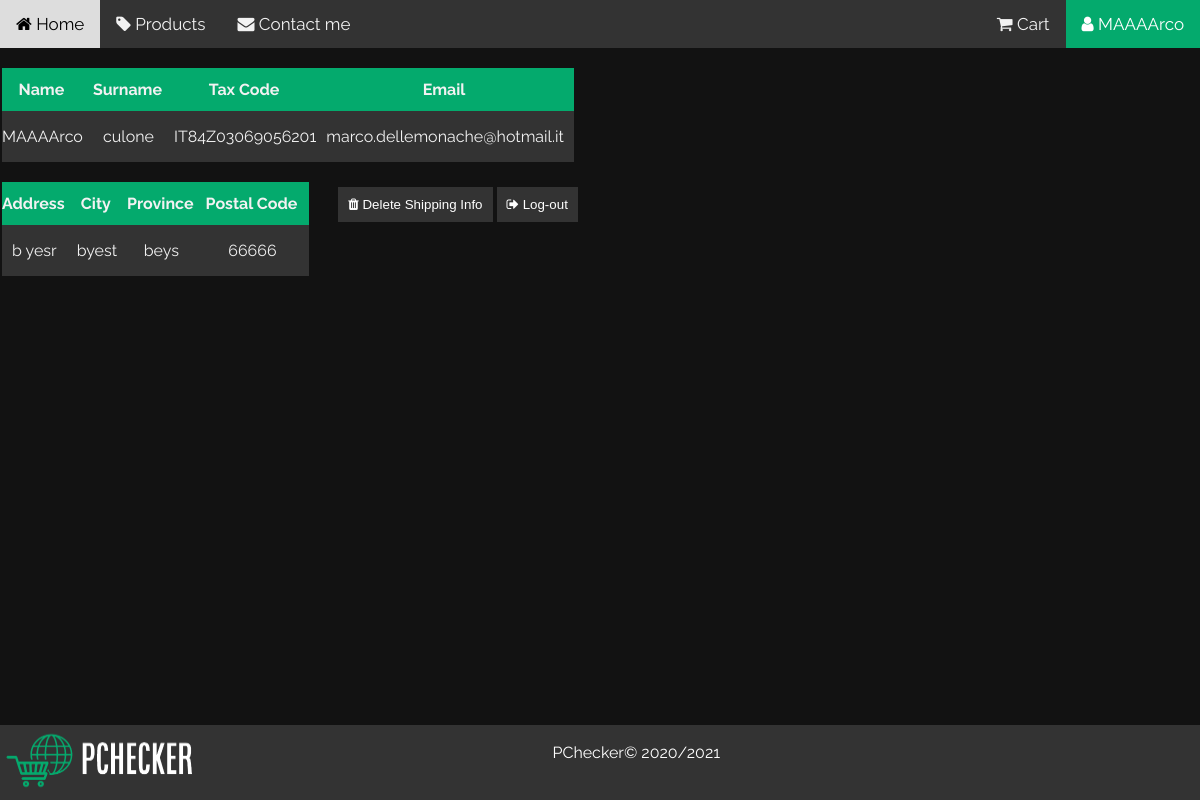
Screenshot of /PChecker/PHP/utente.php (signed in) with the database file from the repository.
### tables this page shows
CREATE TABLE IF NOT EXISTS `utente` (
  `nome` varchar(50) NOT NULL,
  `cognome` varchar(50) NOT NULL,
  `codice_fiscale` varchar(20) NOT NULL,
  `email` varchar(100) NOT NULL,
  `password` varchar(100) NOT NULL,
  `root` tinyint NOT NULL DEFAULT '0',
  PRIMARY KEY (`codice_fiscale`)
);

CREATE TABLE IF NOT EXISTS `spedizione` (
  `id` int NOT NULL AUTO_INCREMENT,
  `ID_Utente` varchar(16) NOT NULL,
  `indirizzo` varchar(100) NOT NULL,
  `città` varchar(50) NOT NULL,
  `provincia` varchar(50) NOT NULL,
  `cap` int NOT NULL,
  PRIMARY KEY (`id`),
  KEY `ID_Utente` (`ID_Utente`)
);

### PChecker/PHP/utente.php (the view, shortened to what this page needs)
<?php
$conn = mysqli_connect("localhost", "mattiascotellaro", "", "my_mattiascotellaro");
$email = $_SESSION['email'];
$fiscale = $_SESSION['fiscale'];
?>
<!DOCTYPE html>
<html lang="it">
<head>
  <link rel="stylesheet" href="../CSS/navbar.css">
  <link rel="stylesheet" href="../CSS/styles.css">
  <link rel="stylesheet" href="https://cdnjs.cloudflare.com/ajax/libs/font-awesome/4.7.0/css/font-awesome.min.css" />
</head>
<body>
  <div class="topnav">
    <a href="index.php"><i class="fa fa-home" aria-hidden="true"></i> Home</a>
    <a href="prodotti.php"><i class="fa fa-tag" aria-hidden="true"></i> Products</a>
    <a href="contatti.php"><i class="fa fa-envelope" aria-hidden="true"></i> Contact me</a>
    <?php
    if (isset($_SESSION['email'])) {
      if ($_SESSION['root'] == 0) {
        echo "<a class='active' style='float: right;' href='utente.php'><i class='fa fa-user' aria-hidden='true'></i> " .  $_SESSION['nome'] . "</a>
              <a style='float: right;' href='carrello.php'><i class='fa fa-shopping-cart' aria-hidden='true'></i> Cart</a> ";
      } else {
        echo "<a style='float: right;' href='admin.php'><i class='fa fa-user' aria-hidden='true'></i> " .  $_SESSION['nome'] . "</a>
              <a style='float: right;' href='carrello.php'><i class='fa fa-shopping-cart' aria-hidden='true'></i> Cart</a> ";
      }
    } else {
      echo "<a style='position: absolute; right: 0' href='register.php'><i class='fa fa-user-plus' aria-hidden='true'></i> Register</a>";
    }
    ?>
  </div>
  <div>
    <table cellspacing="0" cellpadding="0">
      <tr>
        <th>Name</th>
        <th>Surname</th>
        <th>Tax Code</th>
        <th>Email</th>
      </tr>
      <?php
      $query = "select * from utente where email='$email'";
      $result = mysqli_query($conn, $query);
      $row = mysqli_fetch_assoc($result);
      $count = mysqli_num_rows($result);
      for ($i = 0; $i < $count; $i++) {
        echo "<tr>
              <td><p>" . $row['nome'] . "</p></td>
              <td><p>" . $row['cognome'] . "</p></td>
              <td><p>" . $row['codice_fiscale'] . "</p></td>
              <td><p>" . $row['email'] . "</p></td>
            </tr>";
      }
      ?>
    </table>
  </div>
  <div style="float: left;">
    <table cellspacing="0" cellpadding="0">
      <tr>
        <th>Address</th>
        <th>City</th>
        <th>Province</th>
        <th>Postal Code</th>
      </tr>
      <?php
      $query = "select * from spedizione where ID_Utente='$fiscale'";
      $result = mysqli_query($conn, $query);
      $row = mysqli_fetch_assoc($result);
      $count = mysqli_num_rows($result);
      for ($i = 0; $i < $count; $i++) {
        echo "<tr>
              <td><p>" . $row['indirizzo'] . "</p></td>
              <td><p>" . $row['città'] . "</p></td>
              <td><p>" . $row['provincia'] . "</p></td>
              <td><p>" . $row['cap'] . "</p></td>
            </tr>";
      }
      ?>
    </table>
  </div>
  <div style="float: left; margin-top: 25px; margin-left: 29px;">
      <?php
      if (!isset($row['indirizzo']) && !isset($row['città']) && !isset($row['provincia']) && !isset($row['cap'])) {
        echo "<form action='aggiornaSpedizione.php'>
                <button type='submit'><i class='fa fa-truck' aria-hidden='true'></i> Update Shipping Info</button>
              </form>";
      }else{
        echo "<form action='eliminaSpedizione.php'>
                <button type='submit'><i class='fa fa-trash' aria-hidden='true'></i> Delete Shipping Info</button>
              </form>";
      }
      ?>
  </div>
  <div style="float: left; margin-top: 25px; margin-left: 4px;">
    <form action="logout.php">
      <button type="submit"><i class="fa fa-sign-out" aria-hidden="true"></i> Log-out</button>
    </form>
  </div>
  <div style="position: fixed;" class="footer">
    <div>
      <img class="logo" src="../IMG/logo.png" alt="PChecker">
    </div>
    <div class="copyright">
      <span style="vertical-align: middle;">PChecker&copy; 2020/2021</span>
    </div>
  </div>
</body>
</html>

### PChecker/CSS/navbar.css (style rules this page uses)
body { margin: 0; font-family: 'Raleway', sans-serif; background-color: #121212; }
.topnav { overflow: hidden; background-color: #333; }
.topnav a { float: left; color: #f2f2f2; text-align: center; padding: 14px 16px; text-decoration: none; font-size: 17px; }
.topnav a.active { background-color: #04aa6d; color: white; }

### PChecker/CSS/styles.css (style rules this page uses)
table { margin-top: 20px; margin-left: 2px; border: none; }
th { background-color: #04aa6d; color: #f2f2f2; padding-right: 12px; padding-top: 12px; padding-bottom: 12px; }
td { background-color: #333333; text-align: center; padding-right: 10px; color: #f2f2f2; width: auto; height: auto; }
.footer { background-color: #333; color: white; font-family: "Raleway", sans-serif; left: 0; bottom: 0; width: 100%; color: white; justify-content: space-between; display: flex; }
.logo { width: 205px; height: 75px; vertical-align: middle; }
.copyright { text-align: center; padding-right: 350px; margin-top: -10px; }
html { scroll-behavior: smooth; }

### PChecker/PHP/utente.php (style rules this page uses)
button { height: auto; width: auto; margin: 0; padding: 10px; background-color: #333333; color: white; border: 0; }

### rows the page displays
utente: nome "MAAAArco", cognome "culone", codice_fiscale "IT84Z03069056201", email "marco.dellemonache@hotmail.it"
spedizione: indirizzo "b yesr", città "byest", provincia "beys", cap "66666"

### other values shown
$_SESSION['nome'] "MAAAArco"
